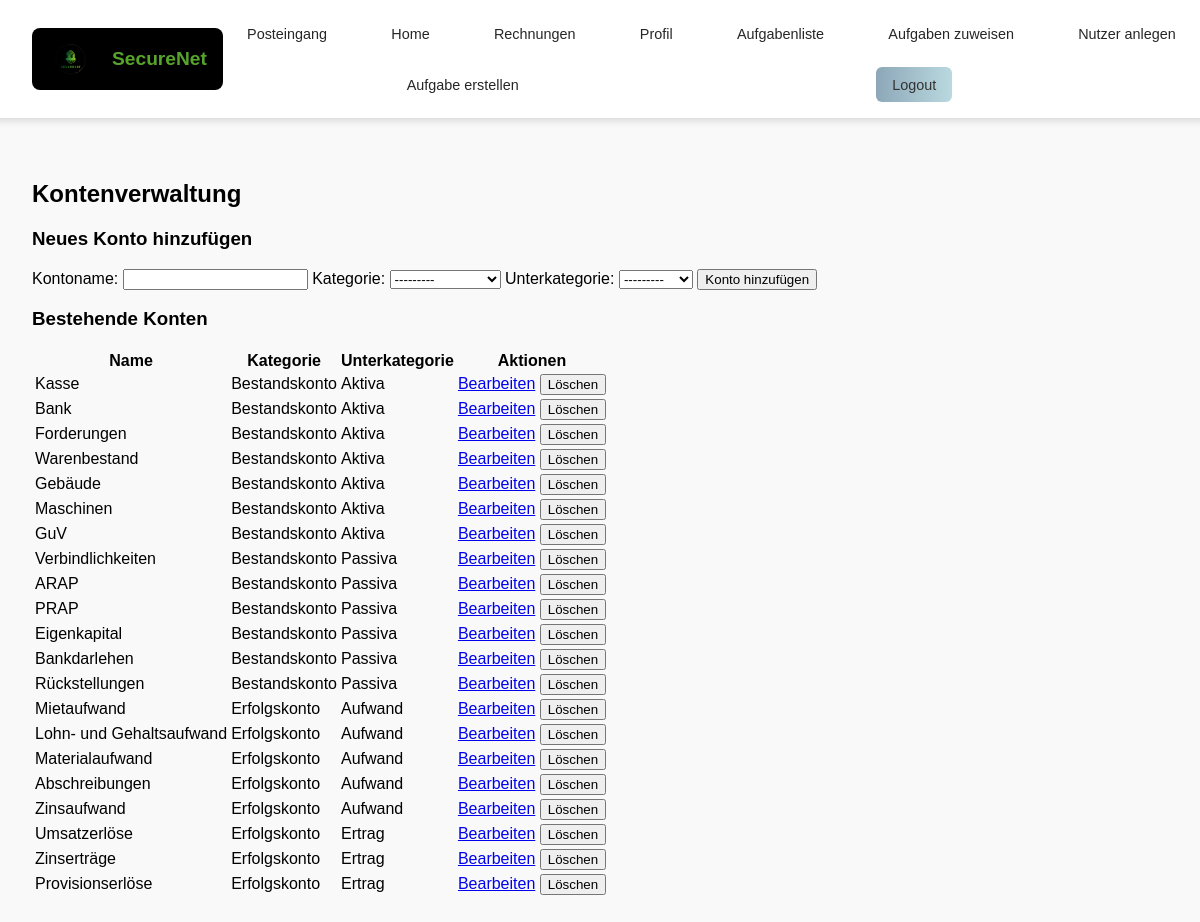
/posts/konten_verwalten/ (signed in), run on an earlier commit of the app's database.
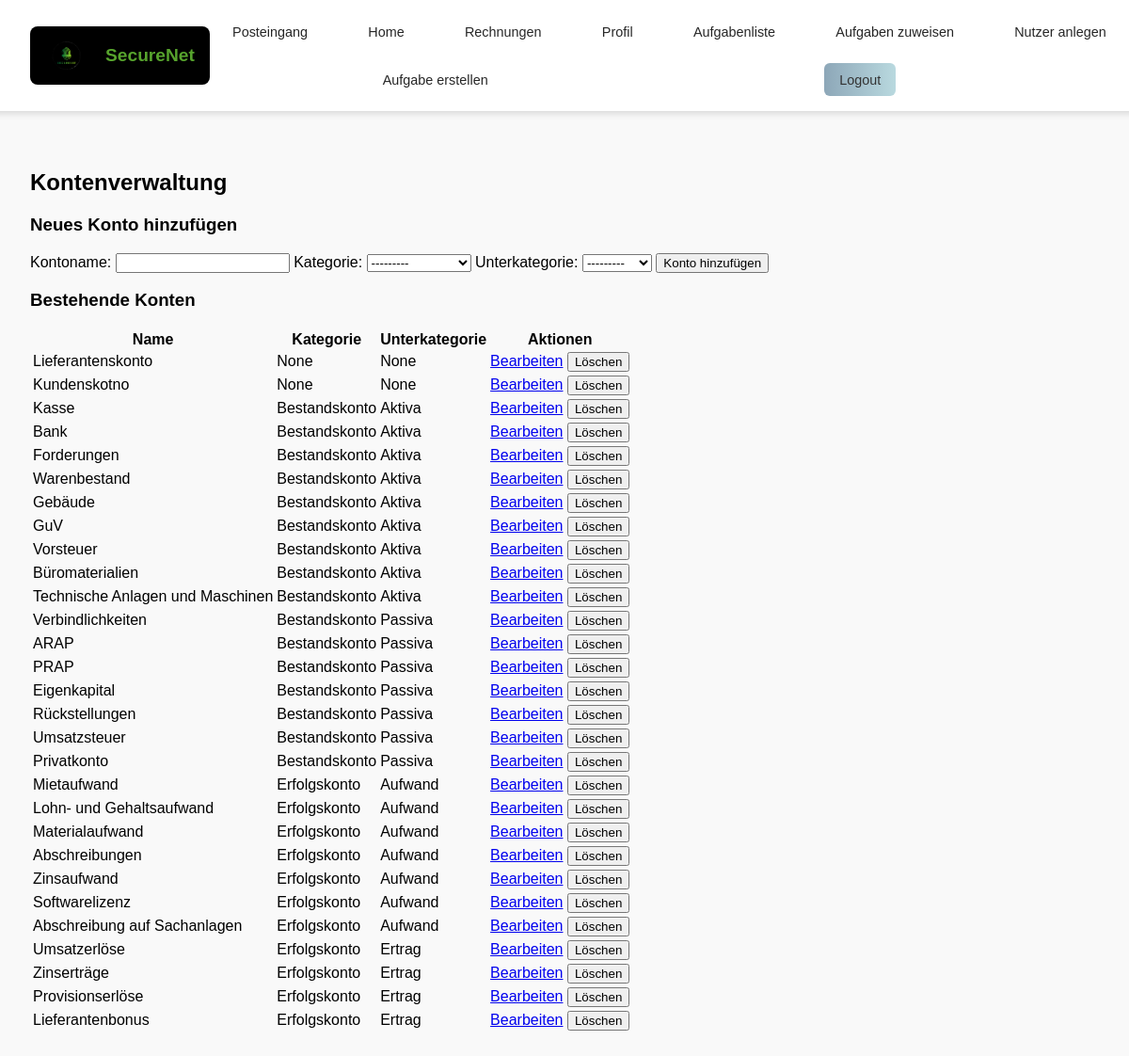
And on a later commit of the database.
### posts/models.py (models this page shows, shortened)
class Konto(models.Model):
    KATEGORIE_CHOICES = [
        ('Bestandskonto', 'Bestandskonto'),
        ('Erfolgskonto', 'Erfolgskonto'),
    ]
    UNTERKATEGORIE_CHOICES = [
        ('Aktiva', 'Aktiva'),
        ('Passiva', 'Passiva'),
        ('Aufwand', 'Aufwand'),
        ('Ertrag', 'Ertrag'),
    ]
    name = models.CharField(max_length=255, unique=True)
    kategorie = models.CharField(max_length=20, choices=KATEGORIE_CHOICES, blank=True, null=True)
    unterkategorie = models.CharField(max_length=20, choices=UNTERKATEGORIE_CHOICES, blank=True, null=True)
    eins = models.CharField(max_length=20, choices=UNTERKATEGORIE_CHOICES, blank=True, null=True)

### posts/views.py (the view)
    def _wrapped_view_func(request, *args, **kwargs):
        if request.user.is_authenticated and request.user.role == 'teacher':
            return view_func(request, *args, **kwargs)
        else:
            return HttpResponse(f'Fehlende Berechtigung <br><a href="{reverse("index")}">Zurück zur Startseite</a>')

### posts/forms.py (shortened to what this page needs)
class KontoForm(forms.ModelForm):
    class Meta:
        model = Konto
        fields = ['name', 'kategorie', 'unterkategorie']  # NEUE FELDER HINZUGEFÜGT
    def __init__(self, *args, **kwargs):
        super().__init__(*args, **kwargs)
        self.fields['unterkategorie'].queryset = Konto.objects.none()

### posts/views.py (called while the page is built)
def lehrkraft_required(view_func):
    def _wrapped_view_func(request, *args, **kwargs):
        if request.user.is_authenticated and request.user.role == 'teacher':
            return view_func(request, *args, **kwargs)
        else:
            return HttpResponse(f'Fehlende Berechtigung <br><a href="{reverse("index")}">Zurück zur Startseite</a>')
    return _wrapped_view_func

### posts/templates/posts/konten_verwalten.html (shortened to what this page needs)
{% extends "master_layout.html" %}
{% block content %}
<h2>Kontenverwaltung</h2>
<h3>Neues Konto hinzufügen</h3>
<form method="post">
    <label for="id_name">Kontoname:</label>
    {{ form.name }}
    <label for="id_kategorie">Kategorie:</label>
    {{ form.kategorie }}
    <label for="id_unterkategorie">Unterkategorie:</label>
    {{ form.unterkategorie }}
    <button type="submit">Konto hinzufügen</button>
</form>
<h3>Bestehende Konten</h3>
<table>
    <tr>
        <th>Name</th>
        <th>Kategorie</th>
        <th>Unterkategorie</th>
        <th>Aktionen</th>
    </tr>
    {% for konto in konten %}
    <tr>
        <td>{{ konto.name }}</td>
        <td>{{ konto.kategorie }}</td>
        <td>{{ konto.unterkategorie }}</td>
        <td>
            <a href="{% url 'posts:konto_bearbeiten' konto.id %}">Bearbeiten</a>
            <form action="{% url 'posts:konto_loeschen' konto.id %}" method="post" style="display:inline;">
                <button type="submit" onclick="return confirm('Möchtest du dieses Konto wirklich löschen?');">Löschen</button>
            </form>
        </td>
    </tr>
    {% endfor %}
</table>
{% endblock %}

What changed in the data, as far as the page shows it:
removed Konto: name "Maschinen", kategorie "Bestandskonto", unterkategorie "Aktiva"
removed Konto: name "Bankdarlehen", kategorie "Bestandskonto", unterkategorie "Passiva"
added Konto: name "Lieferantenskonto", kategorie "None", unterkategorie "None"
added Konto: name "Kundenskotno", kategorie "None", unterkategorie "None"
added Konto: name "Vorsteuer", kategorie "Bestandskonto", unterkategorie "Aktiva"
added Konto: name "Büromaterialien", kategorie "Bestandskonto", unterkategorie "Aktiva"
added Konto: name "Technische Anlagen und Maschinen", kategorie "Bestandskonto", unterkategorie "Aktiva"
added Konto: name "Umsatzsteuer", kategorie "Bestandskonto", unterkategorie "Passiva"
added Konto: name "Privatkonto", kategorie "Bestandskonto", unterkategorie "Passiva"
added Konto: name "Softwarelizenz", kategorie "Erfolgskonto", unterkategorie "Aufwand"
added Konto: name "Abschreibung auf Sachanlagen", kategorie "Erfolgskonto", unterkategorie "Aufwand"
added Konto: name "Lieferantenbonus", kategorie "Erfolgskonto", unterkategorie "Ertrag"
